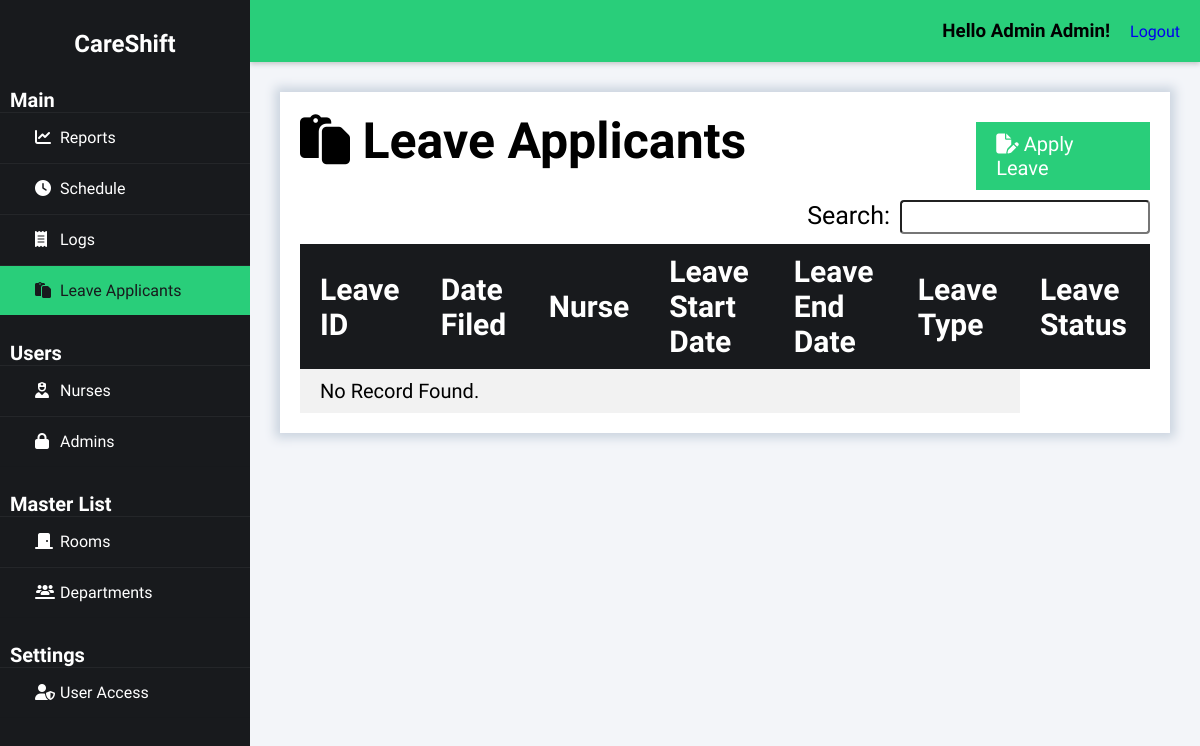
The app's page /index.php?page=leave (signed in), older data.
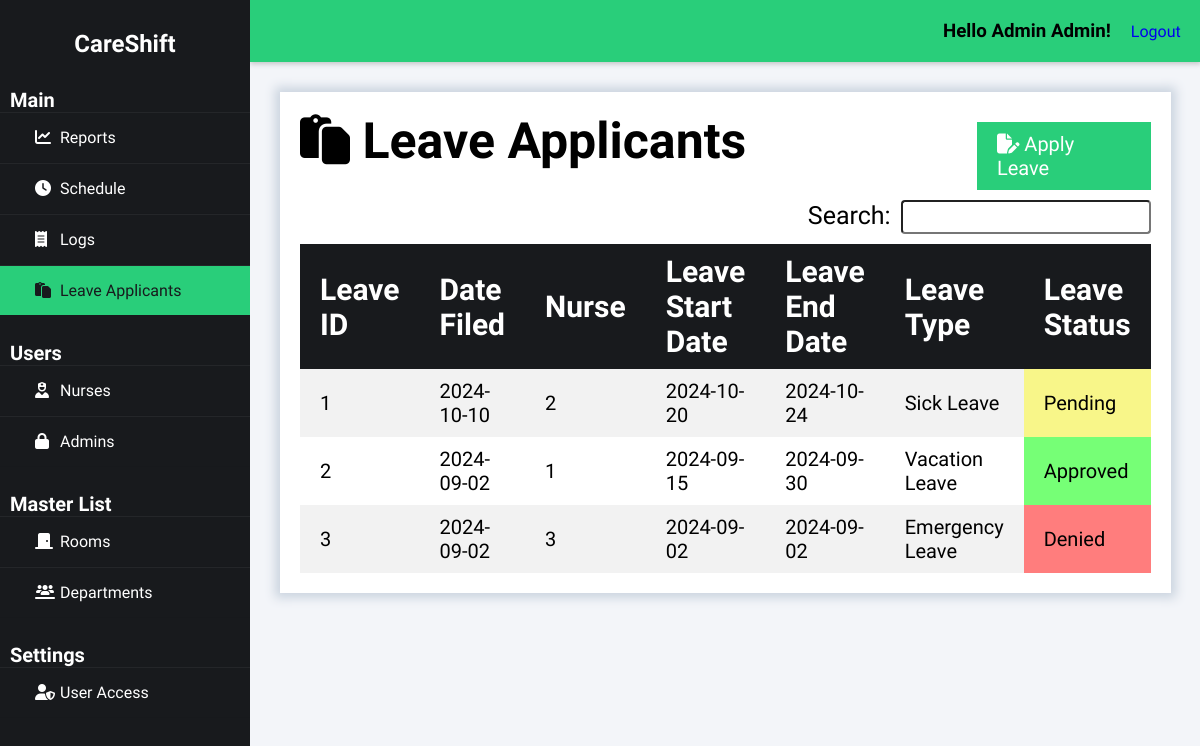
The same page, newer data.
### tables this page shows
CREATE TABLE `leave` (
  `leave_id` int(50) NOT NULL auto_increment,
  `leave_type` varchar(50) NOT NULL,
  `leave_date_filed` date NOT NULL,
  `leave_start_date` date NOT NULL,
  `leave_end_date` date NOT NULL,
  `leave_desc` varchar(50) NOT NULL,
  `leave_status` varchar(50) NOT NULL,
  `nurse_id` int(50) NOT NULL,
  `adm_id` int(50) NOT NULL,
  PRIMARY KEY  (`leave_id`),
  KEY (`nurse_id`),
  KEY (`adm_id`)
);

### class/class.admin.php (called while the page is built, shortened)
<?php
class Admin{
	private $DB_SERVER='localhost';
	private $DB_USERNAME='root';
	private $DB_PASSWORD='';
	private $DB_DATABASE='db_careshift';
	private $conn;
	public function __construct(){
		$this->conn = new PDO("mysql:host=".$this->DB_SERVER.";dbname=".$this->DB_DATABASE,$this->DB_USERNAME,$this->DB_PASSWORD);
	}
	function get_id_by_username($username){
		$sql="SELECT adm_id FROM admin WHERE adm_username = :username";
		$q = $this->conn->prepare($sql);
		$q->execute(['username' => $username]);
		$id = $q->fetchColumn();
		return $id;
	}
	function get_fname($id){
		$sql="SELECT adm_fname FROM admin WHERE adm_id = :id";
		$q = $this->conn->prepare($sql);
		$q->execute(['id' => $id]);
		$fname = $q->fetchColumn();
		return $fname;
	}
	function get_lname($id){
		$sql="SELECT adm_lname FROM admin WHERE adm_id = :id";
		$q = $this->conn->prepare($sql);
		$q->execute(['id' => $id]);
		$lname = $q->fetchColumn();
		return $lname;
	}
}
?>

### class/class.leave.php (called while the page is built, shortened)
<?php
class Leave {
    private $DB_SERVER = 'localhost';
    private $DB_USERNAME = 'root';
    private $DB_PASSWORD = '';
    private $DB_DATABASE = 'db_careshift';
    private $conn;
    public function __construct() {
        $this->conn = new PDO("mysql:host=" . $this->DB_SERVER . ";dbname=" . $this->DB_DATABASE, $this->DB_USERNAME, $this->DB_PASSWORD);
        $this->conn->setAttribute(PDO::ATTR_ERRMODE, PDO::ERRMODE_EXCEPTION);
    }
	public function list_leaves(){
		$sql="SELECT * FROM `leave`";
		$q = $this->conn->query($sql) or die("failed!");
		while($r = $q->fetch(PDO::FETCH_ASSOC)){
		$data[]=$r;
		}
		if(empty($data)){
		   return false;
		}else{
			return $data;
		}
	}
}
?>

### leave-module/records.php (the view)
<div class="heading">
    <h1><i class="fas fa-regular fa-paste"></i>&nbspLeave Applicants</h1>
    <a href="index.php?page=leave&subpage=new" class="right_button"><i class="fa fa-file-pen" aria-hidden="true"></i>&nbspApply Leave</a>
</div>
<span class="right">
    <div class="search_bar">Search:<input type="text" id="search" name="search" onkeyup="">
    </div>
</span>
<table id="tablerecords">
    <thead>
        <tr>
            <th>Leave ID</th>
            <th>Date Filed</th>
            <th>Nurse</th>
            <th>Leave Start Date</th>
            <th>Leave End Date</th>
            <th>Leave Type</th>
            <th>Leave Status</th>
        </tr>
    </thead>
    <tbody>
    <?php
    if ($leave->list_leaves() != false) {
        foreach ($leave->list_leaves() as $value) {
            extract($value);
            $row_url = "index.php?page=leave&subpage=details&id=" . $leave_id;
            $status_class = '';
            if ($leave_status === 'Denied') {
                $status_class = 'leave-status-denied';
            } elseif ($leave_status === 'Approved') {
                $status_class = 'leave-status-approved';
            } elseif ($leave_status === 'Pending') {
                $status_class = 'leave-status-pending';
            }
            ?>
            <tr onclick="location.href='<?php echo $row_url; ?>'" style="cursor: pointer;">
                <td><?php echo $leave_id; ?></td>
                <td><?php echo $leave_date_filed; ?></td>
                <td><?php echo $nurse_id; ?></td>
                <td><?php echo $leave_start_date; ?></td>
                <td><?php echo $leave_end_date; ?></td>
                <td><?php echo $leave_type; ?></td>
                <td class="<?php echo $status_class; ?>">
                    <?php echo $leave_status; ?>
                </td>
            </tr>
            <?php
        }
    } else {
        ?>
        <tr>
            <td colspan="6">No Record Found.</td>
        </tr>
    <?php
    }
    ?>
</tbody>
</table>

### index.php (shortened to what this page needs)
<?php
include_once 'class/class.admin.php';
include_once 'class/class.leave.php';
$page = (isset($_GET['page']) && $_GET['page'] != '') ? $_GET['page'] : 'reports';
$subpage = (isset($_GET['subpage']) && $_GET['subpage'] != '') ? $_GET['subpage'] : '';
$admin = new Admin();
$leave = new Leave();
$admin_id = $admin->get_id_by_username($_SESSION['adm_username']);
?>
<!DOCTYPE html>
<html>
<head>
    <link rel="stylesheet" href="css/styles.css">
    <link rel="stylesheet" href="https://cdnjs.cloudflare.com/ajax/libs/fullcalendar/3.4.0/fullcalendar.css" />
</head>
<body>
    <div class="wrapper">
        <div class="sidebar">
            <h2>CareShift</h2>
            <ul>
                <h3>Main</h3>
                <li><a href="index.php?page=reports" class="<?= $page == 'reports' ? 'active' : '' ?>"><i class="fas fa-solid fa-chart-line"></i>Reports</a></li>
                <li><a href="index.php?page=schedule" class="<?= $page == 'schedule' ? 'active' : '' ?>"><i class="fas fa-solid fa-clock"></i>Schedule</a></li>
                <li><a href="index.php?page=logs" class="<?= $page == 'logs' ? 'active' : '' ?>"><i class="fas fa-solid fa-receipt"></i>Logs</a></li>
                <li><a href="index.php?page=leave" class="<?= $page == 'leave' ? 'active' : '' ?>"><i class="fas fa-regular fa-paste"></i></i></i>Leave Applicants</a></li>
                <h3>Users</h3>
                <li><a href="index.php?page=nurses" class="<?= $page == 'nurses' ? 'active' : '' ?>"><i class="fas fa-solid fa-user-nurse"></i>Nurses</a></li>
                <li><a href="index.php?page=admins" class="<?= $page == 'admins' ? 'active' : '' ?>"><i class="fas fa-lock" aria-hidden="true"></i></i>Admins</a></li>
                <h3>Master List</h3>
                <li><a href="index.php?page=rooms" class="<?= $page == 'rooms' ? 'active' : '' ?>"><i class="fas fa-solid fa-door-closed"></i>Rooms</a></li>
                <li><a href="index.php?page=departments" class="<?= $page == 'departments' ? 'active' : '' ?>"><i class="fas fa-solid fa-users-line"></i>Departments</a></li>
                <h3>Settings</h3>
                <li><a href="index.php?page=useraccess" class="<?= $page == 'useraccess' ? 'active' : '' ?>"><i class="fas fa-solid fa-user-shield"></i>User Access</a></li>
            </ul>
        </div>
        <div class="body">
            <div class="header">
                <h3>Hello <?php echo $admin->get_fname($admin_id).' '.$admin->get_lname($admin_id);?>!</h3>
                <a href="logout.php" class="right">Logout</a>
            </div>
            <div class="main_content">
                <?php
                    switch($page){
                    case 'leave':
                        require_once 'leave-module/index.php';
                    break;
                    }
                ?>
            </div>
        </div>
    </div>
</body>
</html>

### leave-module/index.php (shortened to what this page needs)
<div class="content_wrapper">
	<?php
        switch($subpage){
            default:
                require_once 'records.php';
            break;
        }
    ?>
</div>

### css/styles.css (style rules this page uses)
* { margin: 0; padding: 0; box-sizing: border-box; list-style: none; text-decoration: none; font-family: "Afacad Flux", sans-serif; }
body { background: #f3f5f9; }
.wrapper { display: flex; position: relative; }
.wrapper .sidebar { position: fixed; width: 250px; height: 100%; background: #181a1d; padding: 30px 0; z-index: 999; }
.wrapper .sidebar h2 { color: white; text-align: center; margin-bottom: 30px; }
.wrapper .sidebar h3 { color: white; font-size: 20px; margin-top: 25px; margin-left: 10px; }
.wrapper .sidebar ul li { border-bottom: 1px solid rgba(0, 0, 0, 0.05); border-top: 1px solid rgba(255, 255, 255, 0.05); }
.wrapper .sidebar ul li a { color: white; display: block; padding: 15px 15px 15px 35px; }
.wrapper .sidebar ul li a .fas { width: 25px; }
.wrapper .sidebar ul li a.active { background-color: #29ce7a; color: #181a1d; }
.wrapper .sidebar ul li a.active .fas { color: #181a1d; }
.wrapper .body { width: 100%; margin-left: 250px; }
.wrapper .body .header { padding: 20px; background: #29ce7a; display: flex; justify-content: flex-end; gap: 20px; align-items: center; position: sticky; top: 0; z-index: 100; box-shadow: 0 2px 5px rgba(0, 0, 0, 0.2); }
.wrapper .body .header h3 { margin: 0; }
.wrapper .body .main_content { padding: 0px 30px 0px 30px; }
.wrapper .body .main_content h1 { font-size: 50px; margin-bottom: 30px; width: 80%; }
.wrapper .body .main_content .content_wrapper { background: white; box-shadow: 0 0 10px 5px #CBD4DF; padding: 20px; margin-top: 30px; margin-bottom: 30px; }
.wrapper .body .main_content .content_wrapper .heading { display: flex; justify-content: space-between; align-items: center; }
.heading .right_button { padding: 10px 20px; background-color: #29ce7a; color: white; border: none; cursor: pointer; font-size: 20px; }
.right { float: right; }
.right .search_bar { font-size: 25px; margin-bottom: 10px; }
.search_bar input[type="text"] { padding: 3px; width: 250px; font-size: 20px; border-radius: 4px; margin-left: 10px; }
#tablerecords { padding: 10px; width: 100%; border-collapse: collapse; }
#tablerecords thead { color: white; background-color: #181a1d; text-align: left; font-size: 30px; }
#tablerecords thead tr th { padding: 10px 20px 10px 20px; }
#tablerecords th, #tablerecords td { padding: 10px 0px; }
#tablerecords tbody { font-size: 20px; }
#tablerecords tbody tr:nth-child(odd) { background-color: #f2f2f2; }
#tablerecords tbody tr:nth-child(even) { background-color: #ffffff; }
#tablerecords tbody tr td { padding: 10px 20px 10px 20px; }
.leave-status-denied { background-color: rgb(255, 125, 125); }
.leave-status-approved { background-color: rgb(118, 255, 118); }
.leave-status-pending { background-color: rgb(248, 246, 137); }

Row changes from the older to the newer data that the page shows:
added leave: leave_id "1", leave_date_filed "2024-10-10", nurse "2", leave_start_date "2024-10-20", leave_end_date "2024-10-24", leave_type "Sick Leave", leave_status "Pending"
added leave: leave_id "2", leave_date_filed "2024-09-02", nurse "1", leave_start_date "2024-09-15", leave_end_date "2024-09-30", leave_type "Vacation Leave", leave_status "Approved"
added leave: leave_id "3", leave_date_filed "2024-09-02", nurse "3", leave_start_date "2024-09-02", leave_end_date "2024-09-02", leave_type "Emergency Leave", leave_status "Denied"
Text that changed along with them:
text no longer shown: "No Record Found."
